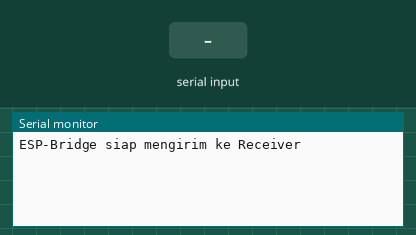
The program below on a simulated ESP32. On the bench: the last lines printed to the serial monitor. The inputs (shaded band) are chosen by the test bench.

Above: at 1.2 s.
1.3 s: "1\n" received over Serial
At 2.4 s:
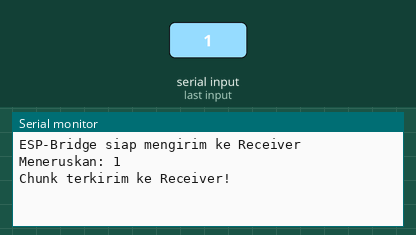
2.8 s: "0\n" received over Serial
At 3.6 s:
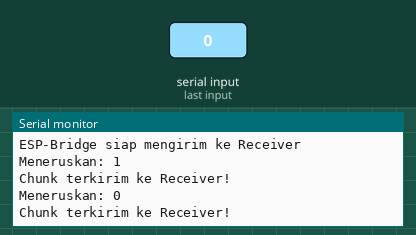
4.3 s: "2\n" received over Serial
At 4.7 s:
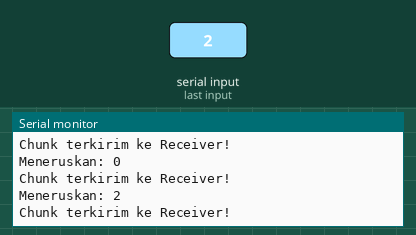

Measured:
- after the input at 1.3 s, the serial monitor: prints a new line at once (image 1)
- after the input at 2.8 s, the serial monitor: prints a new line at once (image 2)
- after the input at 4.3 s, the serial monitor: prints a new line at once (image 3)

The program:

main.cpp
```cpp
#include "EspBridge.h"

// Buat instance
ESPBridge bridge;

// Implementasi begin()
void ESPBridge::begin() {
    Serial.begin(115200);
    WiFi.mode(WIFI_STA);

    // Set MAC ESP-Receiver
    receiver_mac[0] = 0x44;
    receiver_mac[1] = 0x1D;
    receiver_mac[2] = 0x64;
    receiver_mac[3] = 0xF6;
    receiver_mac[4] = 0xD3;
    receiver_mac[5] = 0x70;

    if (esp_now_init() != ESP_OK) {
        Serial.println("ESP-NOW init gagal!");
        return;
    }

    esp_now_peer_info_t peerInfo = {};
    memcpy(peerInfo.peer_addr, receiver_mac, 6);
    peerInfo.channel = 0;
    peerInfo.encrypt = false;

    if (esp_now_add_peer(&peerInfo) != ESP_OK) {
        Serial.println("Gagal menambahkan peer");
        return;
    }

    Serial.println("ESP-Bridge siap mengirim ke Receiver");
}

// Implementasi receiveSerial()
void ESPBridge::receiveSerial() {
    static String line = "";
    while (Serial.available()) {
        char c = Serial.read();
        if (c == '\n') {
            if (line.length() > 0) {
                Serial.println("Meneruskan: " + line);
                sendESPNow(line);
                line = "";
            }
        } else {
            line += c;
        }
    }
}

// Implementasi sendESPNow()
void ESPBridge::sendESPNow(const String &msg) {
    esp_err_t result = esp_now_send(receiver_mac, (uint8_t *)msg.c_str(), msg.length());
    if (result == ESP_OK) {
        Serial.println("Chunk terkirim ke Receiver!");
    } else {
        Serial.println("Gagal kirim chunk");
    }
}

// Arduino setup dan loop
void setup() {
    bridge.begin();
}

void loop() {
    bridge.receiveSerial();
}
```

EspBridge.h
```cpp
#ifndef ESPBRIDGE_H
#define ESPBRIDGE_H

#include <Arduino.h>
#include <WiFi.h>
#include <esp_now.h>

class ESPBridge {
private:
    uint8_t receiver_mac[6]; // MAC ESP-Receiver

    void sendESPNow(const String &msg); // Kirim chunk via ESP-NOW

public:
    void begin();          // Inisialisasi Serial & ESP-NOW
    void receiveSerial();  // Baca chunk dari laptop dan teruskan
};

#endif
```
